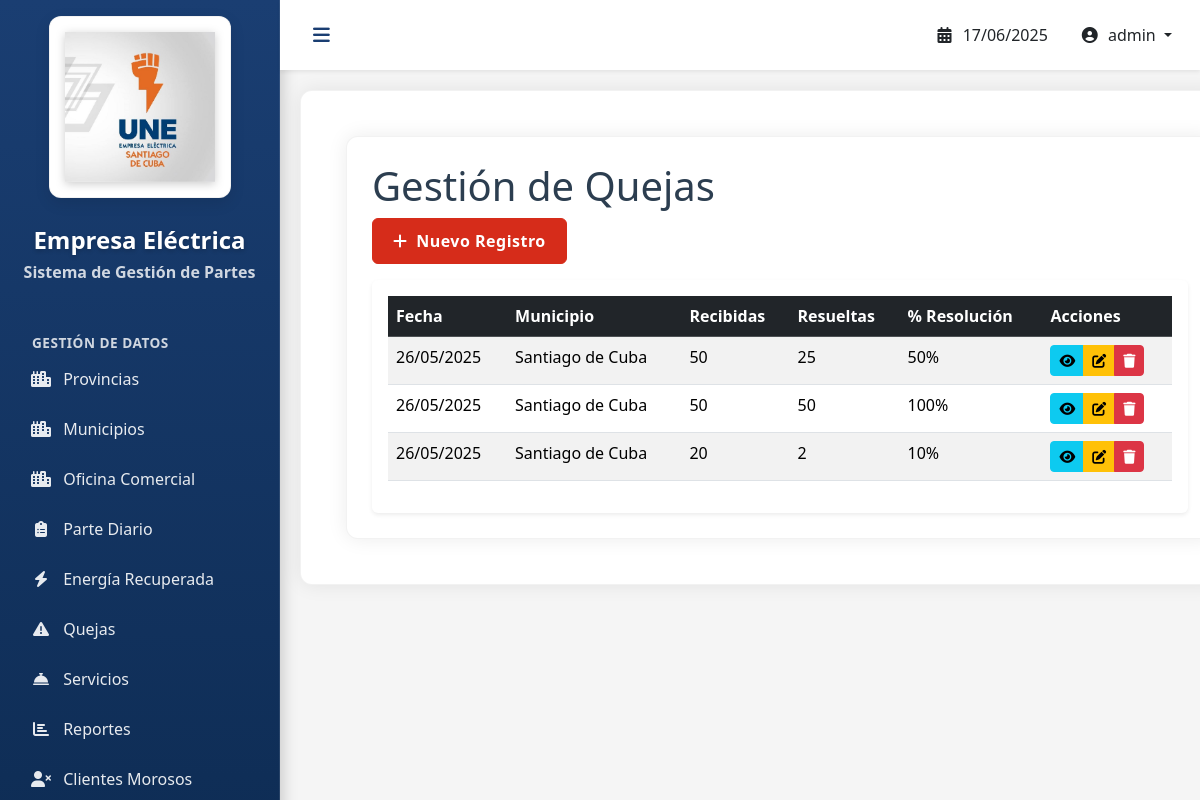
Page /quejas/ (signed in) on the earlier database version.
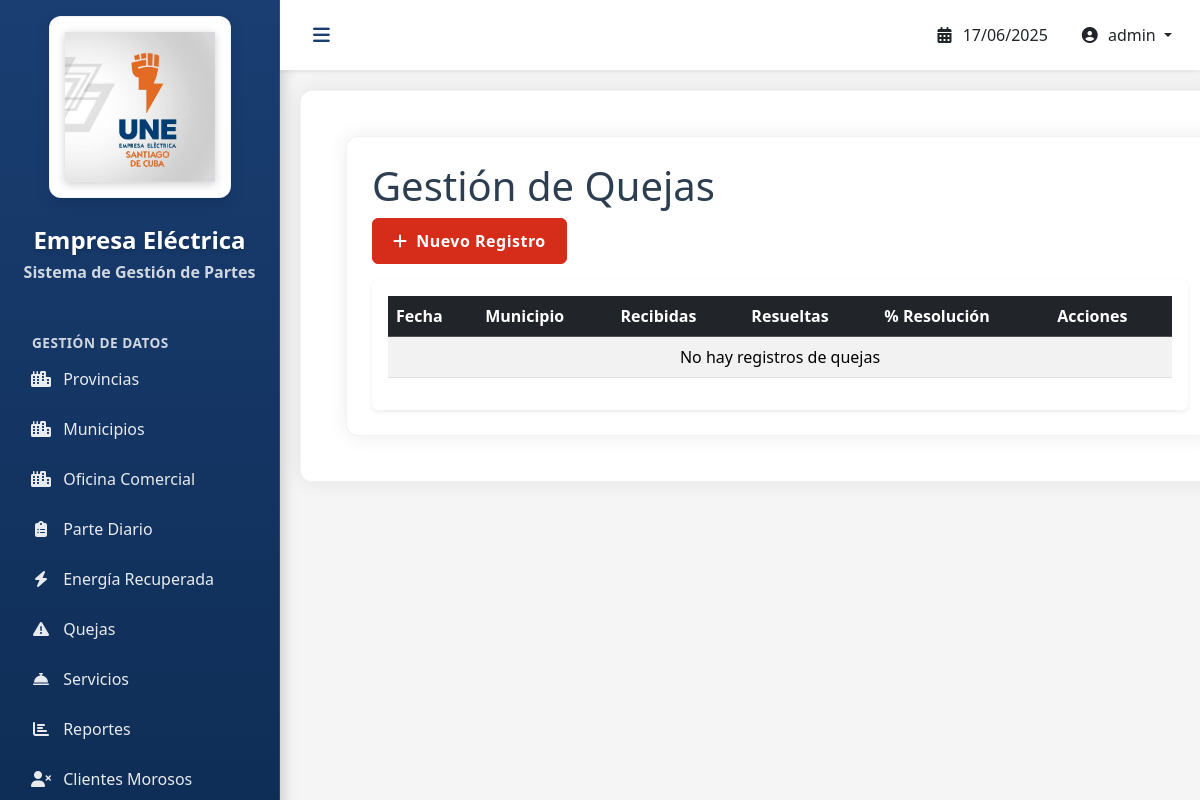
Same page on the later database version.
### ParteDiario/models.py (models this page shows, shortened)
class Queja(models.Model):
    parte = models.ForeignKey(ParteDiario, on_delete=models.CASCADE)
    recibidas = models.PositiveIntegerField(default=0)
    resueltas = models.PositiveIntegerField(default=0)

class ParteDiario(models.Model):
    fecha = models.DateField(auto_now_add=True)
    usuario = models.ForeignKey(User, on_delete=models.CASCADE)
    provincia = models.ForeignKey(Provincia, null=True, on_delete=models.CASCADE)
    municipio = models.ForeignKey(Municipio, null=True, on_delete=models.CASCADE)  # Eliminé null=True
    oficina_comercial = models.ForeignKey(OficinaComercial, on_delete=models.SET_NULL, null=True, blank=True)

class Municipio(models.Model):
    provincia = models.ForeignKey(Provincia, on_delete=models.CASCADE, null=True)
    nombre = models.CharField(max_length=50, unique=True)

### ParteDiario/views.py (the view)
# urls.py: path('quejas/', QuejaListView.as_view(), name='queja-list'),
class QuejaListView(LoginRequiredMixin, ListView):
    model = Queja
    template_name = 'quejas/list.html'
    context_object_name = 'quejas'
    ordering = ['-parte__fecha']
    paginate_by = 10

### templates/quejas/list.html
{% extends 'base.html' %}
{% block content %}
<div class="container-fluid">
    <h1>Gestión de Quejas</h1>
    <div class="d-flex justify-content-between mb-3">
        <a href="{% url 'queja-create' %}" class="btn btn-primary">
            <i class="fas fa-plus me-1"></i> Nuevo Registro
        </a>
    </div>
    <div class="card shadow-sm">
        <div class="card-body">
            <div class="table-responsive">
                <table class="table table-striped table-hover">
                    <thead class="table-dark">
                        <tr>
                            <th>Fecha</th>
                            <th>Municipio</th>
                            <th>Recibidas</th>
                            <th>Resueltas</th>
                            <th>% Resolución</th>
                            <th>Acciones</th>
                        </tr>
                    </thead>
                    <tbody>
                        {% for queja in quejas %}
                        <tr>
                            <td>{{ queja.parte.fecha|date:"d/m/Y" }}</td>
                            <td>{{ queja.parte.municipio.nombre }}</td>
                            <td>{{ queja.recibidas }}</td>
                            <td>{{ queja.resueltas }}</td>
                            <td>
                                {% widthratio queja.resueltas queja.recibidas 100 %}%
                            </td>
                            <td>
                                <div class="btn-group btn-group-sm">
                                    <a href="{% url 'queja-detail' queja.pk %}" class="btn btn-info">
                                        <i class="fas fa-eye"></i>
                                    </a>
                                    <a href="{% url 'queja-update' queja.pk %}" class="btn btn-warning">
                                        <i class="fas fa-edit"></i>
                                    </a>
                                    <a href="{% url 'queja-delete' queja.pk %}" class="btn btn-danger">
                                        <i class="fas fa-trash"></i>
                                    </a>
                                </div>
                            </td>
                        </tr>
                        {% empty %}
                        <tr>
                            <td colspan="6" class="text-center">No hay registros de quejas</td>
                        </tr>
                        {% endfor %}
                    </tbody>
                </table>
            </div>
        </div>
    </div>
</div>
{% endblock %}

Differences in the rows shown:
removed Queja: parte.fecha "26/05/2025", parte.municipio.nombre "Santiago de Cuba", recibidas "50", resueltas "25", resueltas+recibidas "50"
removed Queja: parte.fecha "26/05/2025", parte.municipio.nombre "Santiago de Cuba", recibidas "50", resueltas "50", resueltas+recibidas "100"
removed Queja: parte.fecha "26/05/2025", parte.municipio.nombre "Santiago de Cuba", recibidas "20", resueltas "2", resueltas+recibidas "10"
Other differences:
text now shown: "No hay registros de quejas"
